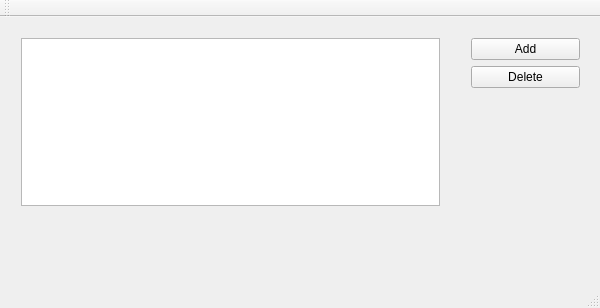
<?xml version="1.0" encoding="UTF-8"?>
<ui version="4.0">
 <class>AddressBookClass</class>
 <widget class="QMainWindow" name="AddressBookClass">
  <property name="geometry">
   <rect>
    <x>0</x>
    <y>0</y>
    <width>600</width>
    <height>308</height>
   </rect>
  </property>
  <property name="windowTitle">
   <string>AddressBook</string>
  </property>
  <widget class="QWidget" name="centralWidget">
   <widget class="QWidget" name="verticalLayoutWidget">
    <property name="geometry">
     <rect>
      <x>460</x>
      <y>10</y>
      <width>131</width>
      <height>191</height>
     </rect>
    </property>
    <layout class="QVBoxLayout" name="verticalLayout">
     <item>
      <widget class="QPushButton" name="addButton">
       <property name="text">
        <string>Add</string>
       </property>
      </widget>
     </item>
     <item>
      <widget class="QPushButton" name="deleteButton">
       <property name="text">
        <string>Delete</string>
       </property>
      </widget>
     </item>
     <item>
      <spacer name="verticalSpacer">
       <property name="orientation">
        <enum>Qt::Vertical</enum>
       </property>
       <property name="sizeHint" stdset="0">
        <size>
         <width>20</width>
         <height>40</height>
        </size>
       </property>
      </spacer>
     </item>
    </layout>
   </widget>
   <widget class="QWidget" name="">
    <property name="geometry">
     <rect>
      <x>10</x>
      <y>10</y>
      <width>441</width>
      <height>230</height>
     </rect>
    </property>
    <layout class="QGridLayout" name="gridLayout">
     <item row="0" column="0">
      <widget class="QListWidget" name="addressList"/>
     </item>
     <item row="1" column="0">
      <widget class="QLabel" name="nameLabel">
       <property name="text">
        <string>&lt;No item selected&gt;</string>
       </property>
      </widget>
     </item>
     <item row="2" column="0">
      <widget class="QLabel" name="emailLabel">
       <property name="text">
        <string/>
       </property>
      </widget>
     </item>
    </layout>
   </widget>
  </widget>
  <widget class="QMenuBar" name="menuBar">
   <property name="geometry">
    <rect>
     <x>0</x>
     <y>0</y>
     <width>600</width>
     <height>21</height>
    </rect>
   </property>
  </widget>
  <widget class="QToolBar" name="mainToolBar">
   <attribute name="toolBarArea">
    <enum>TopToolBarArea</enum>
   </attribute>
   <attribute name="toolBarBreak">
    <bool>false</bool>
   </attribute>
  </widget>
  <widget class="QStatusBar" name="statusBar"/>
 </widget>
 <layoutdefault spacing="6" margin="11"/>
 <resources>
  <include location="addressbook.qrc"/>
 </resources>
 <connections/>
</ui>
